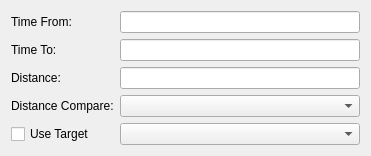
         <widget class="QWidget" name="gridLayoutWidget_5">
          <property name="geometry">
           <rect>
            <x>10</x>
            <y>10</y>
            <width>371</width>
            <height>136</height>
           </rect>
          </property>
          <layout class="QGridLayout" name="grid_fields1_3">
           <item row="1" column="0">
            <widget class="QLabel" name="lb_time_to_cck">
             <property name="text">
              <string>Time To:</string>
             </property>
            </widget>
           </item>
           <item row="0" column="1">
            <widget class="QLineEdit" name="fld_time_from_cck"/>
           </item>
           <item row="0" column="0">
            <widget class="QLabel" name="lb_time_from_cck">
             <property name="text">
              <string>Time From:</string>
             </property>
            </widget>
           </item>
           <item row="3" column="1">
            <widget class="QComboBox" name="box_dist_compare_cck"/>
           </item>
           <item row="2" column="0">
            <widget class="QLabel" name="lb_dist_cck">
             <property name="text">
              <string>Distance:</string>
             </property>
            </widget>
           </item>
           <item row="1" column="1">
            <widget class="QLineEdit" name="fld_time_to_cck"/>
           </item>
           <item row="3" column="0">
            <widget class="QLabel" name="lb_dist_compare_cck">
             <property name="text">
              <string>Distance Compare:</string>
             </property>
            </widget>
           </item>
           <item row="2" column="1">
            <widget class="QLineEdit" name="fld_dist_cck"/>
           </item>
           <item row="4" column="0">
            <widget class="QCheckBox" name="chk_cck_usetarget">
             <property name="text">
              <string>Use Target</string>
             </property>
            </widget>
           </item>
           <item row="4" column="1">
            <widget class="QComboBox" name="box_targets_cck"/>
           </item>
          </layout>
         </widget>
